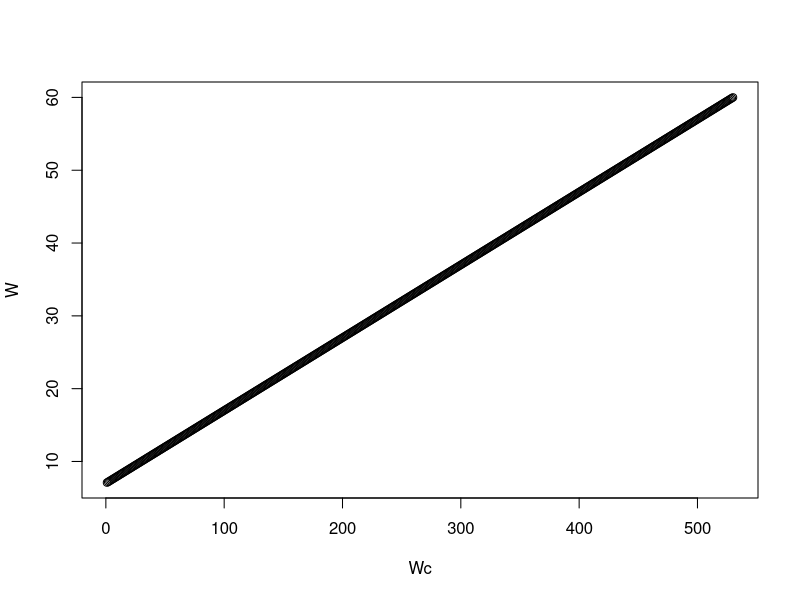
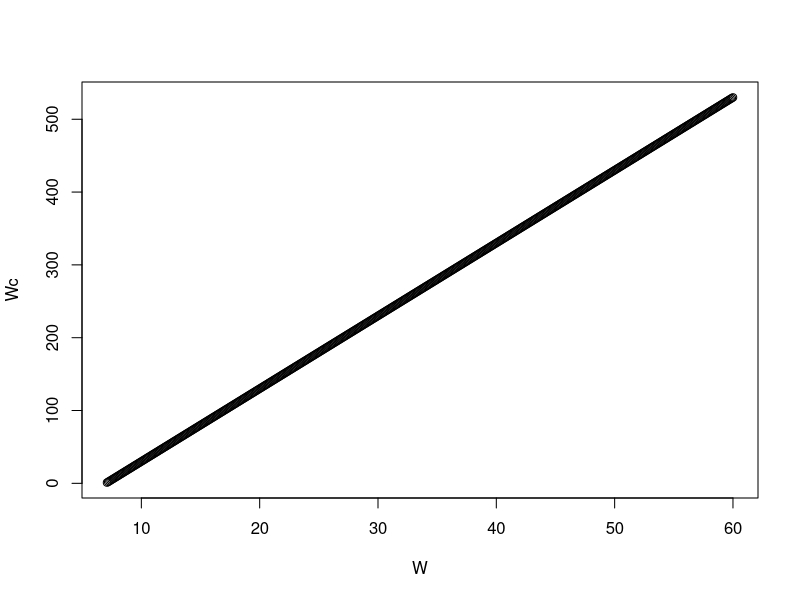

Write the R code that produced these figures, in order. (Note: a time limit stopped this script after it produced the figures.)

#### To run on the OSU servers ####

# Null habitat hypotheses: (1) predator abundance, (2) escape ability, 
    # (3) foraging gain, (4) energy refugia.

# Habitat hypotheses: repeat

# Includes:
  # Baseline parameters - habitat-dependent
  # All functions
  # iterate summary - yn, ya, Bn, Ba, kn, ka, dn0, d

  # Baseline parameters - null habitat
  # iterate summary - yn, ya, Bn, Ba, kn, ka, dn0, d

  # Bind all data frames together: save file


# Load libraries ----
library(abind); library(ggplot2); library(plyr); library(reshape2)

#remove scientific notation
options(scipen=999)

# Parameters: Null Habitat Differences ----

# seeds for h.vec
seeds <- 1 # can change
N <- 0.5  

# W: salmon weight (g)
Wmin <- 7
Wmax <- 60   # 
Wstep <- 0.1 # checked 0.05 steps and no big difference. This is good.
Wstep.n <- ((Wmax-Wmin)/Wstep)

# A: salmon area
Amin <- 1
Amax <- 26

# t: time
tmin <- 1
tmax <- 60
# Behavioral choice
U <- c(0, 1, 2)

# Terminal fitness
Ws    <- 40
r     <- 0.1
Smax  <- 0.3

# Growth
E     <- 0.03
a     <- 0.86
Alpha <- 0.00607
d     <- 1
dn0   <- 0.7
v     <- 0.027

#river growth by speed
z     <- -0.01 # -0.01 when more food when moving slower, 0 to test without this effect.
ka    <- 1.3 # can vary btw 0.9 and 1.3
kn    <- 1.3 # can vary btw 0.9 and 1.3

# ocean growth
f     <- 0.75
g     <- 1.2
c     <- 40
j     <- 0.05

# Risk
Bu    <- c(0.7, 1, 0.7) # B0, B1, B2 (can concatenate because we will loop over behavior choices?)
Ba    <- 1
Bn    <- 1 #can change
Bo    <- 1
Bw    <- 2
M     <- 0.002
m     <- -0.37
ya    <- 1  #can change
yn    <- 1  #can change
yo    <- 1  #can change
P     <- 20
#######################################


# ALL FUNCTIONS ----

## Outline of this R script

# 1. WtoWc and WctoW (convert between salmon weight in grams and computer index)

# 2. TERM.FUN (terminal fitness function: relate salmon area and weight to probability of survival to age 3 adult)

# 3. GROWTH.FUN

# 4. OCEAN.Q

# 5. SURV.FUN

# 6. FITNESS

# 7. OVER.BEH

# 8. OVER.STATES

# 9. TRACK.SUM.FUN

# 10. MAIN_FUN (returns summary data from tracks)

# 11. MAIN_FUN_TRACKS (returns tracks instead of summary data)

#### (1) Make functions to convert between W in grams and W in computer discrete indexing

# Make a data frame to covert between real W (grams) and computer discrete index (Wc)
Wconvdf <- data.frame(W = seq(Wmin+Wstep, Wmax, 0.1), Wc = seq(1,Wstep.n,1))

plot(W ~ Wc, Wconvdf)
summary(lm(W ~ Wc, Wconvdf)) # y-int: 7, slope: 0.1
m.Wc <- 0.1
y.Wc <- 7

plot(Wc ~ W, Wconvdf)
summary(lm(Wc ~ W, Wconvdf)) # y-int: -70, slope: 10
m.W <- 10
y.W <- -70

# Build functions to convert between W and Wc
WtoWc <- function(W){ round(m.W*W + y.W, digits=Wstep) }
WctoW <- function(Wc){ m.Wc*Wc + y.Wc }

# # Test
# WtoWc(10); WtoWc(10.1); WtoWc(10.11) # Good. 30, 31, 31.
# WctoW(30); WctoW(31) # Good.



#### Terminal fitness function - how does salmon weight at tmax and Amax relate to probability of
#    surviving to a returning adult? Larger salmon more likely to survive to a returning adult.
#    Sigmoidal function that asymptotes at Smax.

#ONLY applicable for salmon at A 26 at tmax!!!! Otherwise, fitness is 0!
TERM.FUN <- function(W, Ws, r, Smax){ Smax/(1+exp(-r*(W-Ws))) }

# plot Terminal Fitness function
#curve(TERM.FUN(W, Ws=Ws , r=r, Smax=Smax), xname="W", xlim=c(7,80), ylim=c(0,0.31), ylab="adult marine survival (to age 3)")



# Functions used inside the Fitness function (see Final State Dynamics.R for more details)
GROWTH.FUN <- function(W, E, q, a, Alpha, d, v, U)    { q*E*W^a - d*Alpha*W*exp(v*U) }
OCEAN.Q <-    function(t, f, g, c, j)                 { f + g*exp(-(t-c)^2/2*j^2) }
RIVER.Q <-    function(U, z, kh)                      { z*U + kh }
SURV.FUN <-   function(W, Bu, Bh, Bw, M, m, y, P)     { (1-M*(Bu + Bh + Bw*W^m))^(y*P) }


# Fitness function (described above)
FITNESS <- function(Wc, A, t, U, Wmax, Amax, # state vars, constraints & beh choice (vars we will for loop over)
                    E, q, a, Alpha, d, v, f, g, c, j, Bu, Bw, M, m, y, P, z, # vars in functions
                    ya, yn, yo, dn0, Ba, Bn, Bo, ka, kn, # vars that vary by habitat (h.vec)
                    seeds, F.vec, N) # vectors describing habitats of areas and stored Fitness values
  
{ # start of function
  
  #define h.vec based on variable seeds
  h.vec <- rep(NA, Amax) # create blank vector for habitats for each Area.
  h.vec[Amax] <- "o" # make the last area (Amax) the ocean: "o"
  set.seed(seeds)  # set.seed to keep altered and natural habitat distribution constant for now.
  h.vec[1:Amax-1] <- sample(0:1, Amax-1, replace=T, prob=c(1-N,N))  # randomly sample
  # Amax-1 number of values 0 or 1 with a 50% probability between the two values.
  h.vec[h.vec == "1"] <- "a"  # change 1 from sample function to "a"
  h.vec[h.vec == "0"] <- "n"  # change 0 from sample function to "n"
  
  #define or change input parameters that depend on U, habitat, or Area.
  U  <- ifelse(U == 1, 20, ifelse(U == 2, 40, 0))
  d  <- ifelse(U == 0 & h.vec[A] == "n", dn0, d)
  q  <- ifelse(h.vec[A] == "o", OCEAN.Q(t=t, f=f, g=g, c=c, j=j),
               ifelse(h.vec[A] == "n", RIVER.Q(U=U, z=z, kh=kn), RIVER.Q(U=U, z=z, kh=ka)))
  Bh <- ifelse(h.vec[A] == "n", Bn, ifelse(h.vec[A] == "a", Ba, Bo))
  y  <- ifelse(h.vec[A] == "n", yn, ifelse(h.vec[A] == "a", ya, yo))
  W  <- WctoW(Wc) # convert Wc (discrete 1 to 730 to W in grams)
  
  Wnew <- W + GROWTH.FUN(W=W, E=E, a=a, v=v, Alpha= Alpha, U=U, d=d, q=q)
  
  Wnew <- min(Wnew, Wmax) # if Wnew is greater than max value, keep at max value (this will be unlikely to happen since our Wmax is BIG.)
  Wcnew <- WtoWc(Wnew)
  
  Anew <- A + ifelse(U == 20, 1, ifelse(U == 40, 2, 0))           # salmon's new location is its current A plus movement choice U.
  Anew <- min(Anew, Amax) # if salmon are in the ocean (Amax) keep them in the ocean.
  
  Fit <- matrix(NA, 1, 3)
  Fit[,1] <- ifelse(Wnew > Wmin, SURV.FUN(W=W, Bu=Bu, Bw=Bw, M=M, m=m,
                                          P=P, Bh=Bh, y=y)*F.vec[Wcnew, 2, Anew], 0)
  Fit[,2] <- SURV.FUN(W=W, Bu=Bu, Bw=Bw, M=M, m=m,
                      P=P, Bh=Bh, y=y)
  Fit[,3] <- GROWTH.FUN(W=W, E=E, a=a, v=v, Alpha= Alpha, U=U, d=d, q=q)
  
  return(Fit)
  
} # end function.

#Test Fitness function 
#FITNESS(Wc=1, A=Amax, t=tmax, U=2, Wmax, Amax,
#         E, q, a, Alpha, d, v, f, g, c, j, Bu=Bu[2], Bw, M, m, y, P, z,
#         ya, yn, yo, dn0, Ba, Bn, Bo, ka, kn, 
#         seeds=1, F.vec, N) # # (Expected Fitness) and # (daily survival) and # growth rate (for that time step)!!!!!



#### OVER.BEH function to apply over BEHAVIORAL CHOICES (move 0, 1, 2).
# Function used to apply FITNESS using for loop over all behavioral choices.
# Returns the maximum fitness (F.best), best choice (Beh.best), and daily survival (Surv.day).
# F.best saved in appro first col of F.vec.
# Returns Temp.out: copy of updated F.vec with extra rows at bottom with F.best and Beh.best.

OVER.BEH <- function(Wc, A, t, U, Wmax, Amax, # state vars, constraints & beh choice (vars we will for loop over)
                     E, q, a, Alpha, d, v, f, g, c, j, Bu, Bw, M, m, y, P, z, # vars in functions
                     ya, yn, yo, dn0, Ba, Bn, Bo, ka, kn, # vars that vary by habitat (h.vec)
                     seeds, F.vec, N)
  
{ # start function
  F.beh.surv <- matrix(NA, 3, 3)  #matrix to save fitness (Fit) from each (3) behavioral choice.
  
  # run a for loop over all behavioral choices to get FITNESS (Fit) from each one.
  for(i in 1:length(U)){ F.beh.surv[i,] <- FITNESS(Wc, A, t, U[i], Wmax, Amax,
                                                   E, q, a, Alpha, d, v, f, g, c, j, Bu[i], Bw, M, m, y, P, z,
                                                   ya, yn, yo, dn0, Ba, Bn, Bo, ka, kn,
                                                   seeds, F.vec, N) }
  
  F.best <- max(F.beh.surv[,1])  # Get maximum expected fitness from all three behavioral choices.
  S.day <- ifelse(F.best > 0, F.beh.surv[F.beh.surv[,1] == F.best, 2], NA) # Get the daily survival from the max expected fitness.
  G.day <- ifelse(F.best > 0, F.beh.surv[F.beh.surv[,1] == F.best, 3], NA) # Get the daily growth from the max expected fitness.
  
  Temp <- data.frame(Fit = F.beh.surv[,1], beh = seq(0,2,1), Surv = F.beh.surv[,2], Growth = F.beh.surv[,3])  # make temp dataframe with each fitness (Fit) for each behavior (0,1,2), and daily survival (Surv).
  Beh.best <- ifelse(F.best > 0, Temp[Temp$Fit == max(Temp$Fit),2], NA)  #get single value of best behavior choice (0,1,2). If F.best is 0 for all behavioral types, than no beh is best, return NA.
  
  F.vec[Wc,1,A] <- F.best  # save best fitness in the appropriate F.vec column 1 for that specific state W and A.
  
  Temp.out <- array(NA, dim=c(Wstep.n+2, 2, Amax)) #(rows: salmon weight, cols: F(x,t), F(x, t+1), matrices: area). Same size as F.vec, but add 2 rows to save F.best, Best.beh, and Surv.day.
  Temp.out[Wstep.n+1,,] <- c(F.best, Beh.best)
  Temp.out[Wstep.n+2,,] <- c(S.day, G.day)
  Temp.out[1:Wstep.n,,] <- F.vec  # Temp.out needs ALL the info that will be used in the next function/loop. 
  # F.vec AND F.best, S.day, and Beh.best. Will split up later to use in different ways in the next function OVER.STATES.
  return(Temp.out)
  
} # end function.

# # Check if loop inside OVER.BEH works
# F.beh.surv <- matrix(NA, 3, 3)
# for(i in 1:length(U)){ F.beh.surv[i,] <- FITNESS(Wc=1, A=Amax, t=tmax, U[i], Wmax, Amax,
#                                                  E, q, a, Alpha, d, v, f, g, c, j, Bu[i], Bw, M, m, y, P, z,
#                                                  ya, yn, yo, dn0, Ba, Bn, Bo, kn, ka,
#                                                  seeds=1, F.vec, N) }
# F.beh.surv # Works!!!
# 
#rm(F.beh.surv) #remove after done checking.
# 
# 
# # Check if OVER.BEH works for a specific W and A state for tmax-1.
#Test.beh <- OVER.BEH(Wc=1, A=Amax, t=tmax, U, Wmax, Amax,
#                     E, q, a, Alpha, d, v, f, g, c, j, Bu, Bw, M, m, y, P, z,
#                     ya, yn, yo, dn0, Ba, Bn, Bo, kn, ka,
#                     seeds=1, F.vec, N)
# head(Test.beh[,,Amax])
# tail(Test.beh[,,Amax])
# Works!!! Look for a value in column one at W<-# and
# in rows 731 and 731 where we stored Fit, Beh.best, S.day, and G.day.
# rm(Test.beh)


#### OVER.STATES function to apply over BEHAVIORAL CHOICES (move 0, 1, 2) AND AREA (1 to 26).
# Function used to iterate OVER.BEH over both states W and A using nested for loops.
# Run OVER.BEH and get Temp.out. Split Temp.out to F.vec and best.F.beh (only F.best and Beh.best).
# Put Beh.best in appro Store spot. Combine F.vec and Store in an array,
# Temp.out2 with 4 cols (F(x,t), F(x,t+1), F.best, Beh.best, S.day).

OVER.STATES <- function(Wc, A, t, U, Wmax, Amax, # state vars, constraints & beh choice (vars we will for loop over)
                        E, q, a, Alpha, d, v, f, g, c, j, Bu, Bw, M, m, y, P, z, # vars in functions
                        ya, yn, yo, dn0, Ba, Bn, Bo, ka, kn, # vars that vary by habitat (h.vec)
                        seeds, F.vec, N)
{ # start function
  
  Store <- array(NA, dim=c(Wstep.n, 4, Amax)) # Array to store all F.best (col 1), Beh.best (col 2), and S.day (col 3), G.day (col 4)
  # from OVER.BEH for each state W (rows) and A (matrices).
  
  for(Wc in 1:Wstep.n){
    for(A in 1:Amax){
      Temp.out <- OVER.BEH(Wc, A, t, U, Wmax, Amax,
                           E, q, a, Alpha, d, v, f, g, c, j, Bu, Bw, M, m, y, P, z,
                           ya, yn, yo, dn0, Ba, Bn, Bo, ka, kn,
                           seeds, F.vec, N) # this returns Temp.out from OVER.BEH, which looks like...
      # an array: (rows: salmon weight (length: Wstep.n+2),
      # 2 cols: F(x,t), F(x, t+1), matrices: area (length: Amax)).
      # Same size as F.vec, but add 2 rows to Wstep.n to save
      # F.best [in Wstep.n+1 row, 1st col], Best.beh [in Wstep.n+1 row, 2nd col],
      # Surv.day [Wstep.n=2 row, 1st col], and G.day [Wstep.n=2 row, 2nd col].
      
      F.vec <- Temp.out[1:Wstep.n,,] # get F.vec by itself out of Temp.out (without last two rows).
      best.F.beh.S <- c(Temp.out[Wstep.n+1,1,1], Temp.out[Wstep.n+1,2,1], Temp.out[Wstep.n+2,1,1], Temp.out[Wstep.n+2,2,1]) # get F.best, Beh.best, S.day, G.day.
      
      Store[Wc,,A] <- best.F.beh.S # put F.best, Beh.best, S.day, G.day in Store for appro loop state combo.
      
    }} #end nested for loops.
  
  # Combine Store values with F.vec in Temp.out2 as the vessel leaving this function to bring important info to next for loop!
  Temp.out2 <- abind(F.vec, Store, along = 2) # add Store columns to F.vec. This should be an array (rows: Wstep.n, matrices: Amax)
  # with 5 columns: F(X,t), F(X,t+1), F.best, Beh.best. S.day.
  # along = 2 tells to bind the columns (dimension 2) together!
  return(Temp.out2)
  
} # end function.


# # check to see if OVER.STATES works and returns Temp.out2
# Test.States <- OVER.STATES(Wc, A, t=tmax-1, U, Wmax, Amax,
#                            E, q, a, Alpha, d, v, f, g, c, j, Bu, Bw, M, m, y, P, z,
#                            ya, yn, yo, dn0, Ba, Bn, Bo, ka, kn, 
#                            seeds=1, F.vec, N)

# View(Test.States[,,Amax-1]) # works!!
# # View(Test.States[,,Amax]) Col 2 (F(W,t+1)) has values from terminal fitness, optimal choice has to be move 0
# # View(Test.States[,,Amax-1]) Col 2 (F(W,t+1)) has 0s from terminal fitness, optimal choice can be move 1 or 2
# # View(Test.States[,,Amax-2]) Col 2 (F(W,t+1)) has 0s from terminal fitness, optimal choice has to be move 2
# # View(Test.States[,,Amax-3]) Col 2 (F(W,t+1)) has 0s from terminal fitness, F.best all 0s because can't make it
# # to A26 in by tmax. Therefore, Beh.best and S.day all NAs.
# rm(Test.States)


# Get summary info from salmon tracks function - TRYING TO ADD MOVEMENT CHOICE PROPORTIONS, GETTING ERRORS.
TRACK.SUM.FUN <- function(A, h, Beh, Time, Fit, S.day, S.cum, W){ # start function.
  df <- data.frame (A, h, Beh, Time, Fit, S.day, S.cum, W)
  df$Beh <- as.factor(df$Beh)
  df$h <- as.factor(df$h)
  
  S.cum.riv <- min(df[df$h == "n" | df$h == "a", 7], na.rm=T)
  G.riv <- max(df[df$h == "n" | df$h == "a", 8], na.rm=T) - min(df[df$h == "n" | df$h == "a", 8], na.rm=T) # in river
  G.ocean <- max(df[df$h == "o", 8], na.rm=T) - min(df[df$h == "o", 8], na.rm=T) # in ocean
  Fit <- max(df$Fit, na.rm=T)
  
  df2 <- subset(df, df$h != "o")          # ignore data once in the ocean
  dur <- length(df2$Beh)  
  
  ag.h <- aggregate(A ~ Beh + h, df2, length)   # aggregate number of different choices (Beh: 0, 1, 2) BY habitat
  dur.h <- aggregate(A ~ h, df2, length)
  colnames(dur.h)[2] <- "dur.h"
  ag.h <- join(ag.h, dur.h)
  ag.h$p <- ag.h$A / ag.h$dur.h # calculate proportion of moves by habitat out of the total moves PER HABITAT.
  ag.h$p.tot <- ag.h$A / dur       # calculate proportion of moves by habitat out of the total moves OVERALL.
  
  p0.n <- ifelse(length(ag.h[ag.h$Beh == 0 & ag.h$h == "n",5]) > 0, ag.h[ag.h$Beh == 0 & ag.h$h == "n",5], 0)
  p1.n <- ifelse(length(ag.h[ag.h$Beh == 1 & ag.h$h == "n",5]) > 0, ag.h[ag.h$Beh == 1 & ag.h$h == "n",5], 0)
  p2.n <- ifelse(length(ag.h[ag.h$Beh == 2 & ag.h$h == "n",5]) > 0, ag.h[ag.h$Beh == 2 & ag.h$h == "n",5], 0)
  p0.a <- ifelse(length(ag.h[ag.h$Beh == 0 & ag.h$h == "a",5]) > 0, ag.h[ag.h$Beh == 0 & ag.h$h == "a",5], 0)
  p1.a <- ifelse(length(ag.h[ag.h$Beh == 1 & ag.h$h == "a",5]) > 0, ag.h[ag.h$Beh == 1 & ag.h$h == "a",5], 0)
  p2.a <- ifelse(length(ag.h[ag.h$Beh == 2 & ag.h$h == "a",5]) > 0, ag.h[ag.h$Beh == 2 & ag.h$h == "a",5], 0)
  
  p0.n.tot <- ifelse(length(ag.h[ag.h$Beh == 0 & ag.h$h == "n",6]) > 0, ag.h[ag.h$Beh == 0 & ag.h$h == "n",6], 0)
  p1.n.tot <- ifelse(length(ag.h[ag.h$Beh == 1 & ag.h$h == "n",6]) > 0, ag.h[ag.h$Beh == 1 & ag.h$h == "n",6], 0)
  p2.n.tot <- ifelse(length(ag.h[ag.h$Beh == 2 & ag.h$h == "n",6]) > 0, ag.h[ag.h$Beh == 2 & ag.h$h == "n",6], 0)
  p0.a.tot <- ifelse(length(ag.h[ag.h$Beh == 0 & ag.h$h == "a",6]) > 0, ag.h[ag.h$Beh == 0 & ag.h$h == "a",6], 0)
  p1.a.tot <- ifelse(length(ag.h[ag.h$Beh == 1 & ag.h$h == "a",6]) > 0, ag.h[ag.h$Beh == 1 & ag.h$h == "a",6], 0)
  p2.a.tot <- ifelse(length(ag.h[ag.h$Beh == 2 & ag.h$h == "a",6]) > 0, ag.h[ag.h$Beh == 2 & ag.h$h == "a",6], 0)
  
  out.final <- cbind(S.cum.riv, G.riv, G.ocean, dur, p0.n, p1.n, p2.n, p0.a, p1.a, p2.a, p0.n.tot, p1.n.tot, p2.n.tot, p0.a.tot, p1.a.tot, p2.a.tot, Fit)
  
  out.final # return out.final: vector of summary variables.
  
} #end function.


MAIN_FUN <- function(Wc, A, t, U, Wmax, Wmin, Amax, # state vars, constraints & beh choice (vars we will for loop over)
                     E, q, a, Alpha, d, v, f, g, c, j, Bu, Bw, M, m, y, P, z, # vars in functions
                     ya, yn, yo, dn0, Ba, Bn, Bo, ka, kn, # vars that vary by habitat (h.vec)
                     Ws, r, Smax, W, # vars for Terminal fitness function
                     Wstep.n, Wstep, tmax, seeds, F.vec, N)
{ # start function
  
  #make objects to store loop outputs.
  F.all <- array(NA, dim=c(tmax, Wstep.n, Amax))  #(rows: time, cols: weight, matrices: area)
  Best.beh <- array(NA, dim=c(tmax, Wstep.n, Amax))  #(rows: time, cols: weight, matrices: area)
  Surv.day <- array(NA, dim=c(tmax, Wstep.n, Amax))  #(rows: time, cols: weight, matrices: area)
  G.day <- array(NA, dim=c(tmax, Wstep.n, Amax))  #(rows: time, cols: weight, matrices: area)
  
  # Set up F.vec - does this need to be outside the loops/functions to store properly?
  F.vec <- array(NA, dim=c(Wstep.n, 2, Amax))  #(rows: weight, cols: F(x,t), F(x, t+1), matrices: area)
  F.vec[1:Wstep.n, 2, Amax] <- TERM.FUN(W = seq(Wmin+Wstep, Wmax , Wstep), Ws=Ws, r=r, Smax=Smax)
  F.vec[,2,1:Amax-1] <- 0    #if salmon end in any area besides the last (Amax), then their fitness is 0!
  
  t <- tmax # Start iterations over time, time starts with tmax.
  
  # Use while loop starting at Time = tmax, decrement with each loop, until time is 1 and then exit the loop.
  while(t > 1)
  { # start while loop
    
    t <- t - 1 # This takes the Time from the prior loop and decrements it by one for the next loop.
    
    Temp.out2 <- OVER.STATES(Wc, A, t, U, Wmax, Amax,
                             E, q, a, Alpha, d, v, f, g, c, j, Bu, Bw, M, m, y, P, z,
                             ya, yn, yo, dn0, Ba, Bn, Bo, ka, kn,
                             seeds, F.vec, N)  # Get all F.best, Beh.best, and S.day for all W and A for the current Time.
    # Temp.out2 also has the updated F.vec!
    
    TempF.vec <- Temp.out2[,1:2,] # Get F.vec out of Temp.out2 (first two columns).
    
    for (J in 1:Wstep.n){    # for each state W and A, update F.vec with the new F.vec (TempF.vec) from the OVER.STATES function (column 1),
      for(K in 1:Amax){   # and put those values back into F.vec in the second column to be ready for the next time iteration.
        F.vec[J,2,K] <- TempF.vec[J,1,K] }} # end of while loop.
    
    Best.beh[t,,] <- Temp.out2[,4,]  # save best behavior in Best.beh (decision matrix!)
    F.all[t,,] <- Temp.out2[,3,]     # save best fitness in F.all
    Surv.day[t,,] <- Temp.out2[,5,]  # save daily Survival in Surv.day
    G.day[t,,] <- Temp.out2[,6,]     # save daily growth in G.day
    
    
  } # end while loop.
  
  #### FORWARD SIMULATIONS ####
  # create subset of salmon starting computer weights (Wc) to simulate tracks for
  Wstart <- seq(7.1, 20, length.out=10) # pick starting weights (g) to simulate
  Wstart <- WtoWc(Wstart) # convert from W in grams to Wc
  
  # create output objects to store outcomes from for loop
  output.A <- matrix(NA, tmax, length(Wstart))  # roWstart: time, columns: weight (W). Output to track best behaviors over time for each state.
  output.A[1,] <- 1 # salmon start in area 1
  
  output.S <- matrix(NA, tmax, length(Wstart)) # output to store daily Surv
  output.Scum <- matrix(NA, tmax, length(Wstart)) # output to store cumulative survival over time.
  
  output.Fit <- matrix(NA, tmax, length(Wstart)) # output to store expected Fitness
  output.beh <- matrix(NA, tmax, length(Wstart)) # output to store best behavior
  
  output.Wc <- matrix(NA, tmax, length(Wstart)) # output to store changing W over time.
  output.Wc[1,] <- Wstart
  
  # for loop tracking new areas for individuals starting at A = 1, and my chosen salmon weights (W in sim.sam).
  
  for(X in 1:length(Wstart)){            # iterate over chosen starting salmon weights
    for(t in 1:(tmax-1)){                    # iterate over time
      
      Wc <-output.Wc[t,X]                    # current Wc (computer weight) is from the appro spot in output.Wc
      A <- output.A[t,X]                     # current area is the value in the current row of time (t)
      
      W <- WctoW(Wc)                         # convert to W (salmon weight in g)
      W.new <- W + G.day[t,Wc,A]              # new salmon weight is current W (g) plus growth increment from certain choice stored in G.day
      W.new <- ifelse(W.new > Wmax, Wmax, W.new)  #W.new must be less than Wmax to look up a value in G.day - but really if this is happening, should increase Wmax.
      Wc.new <- WtoWc(W.new)                 # convert new W to new Wc
      output.Wc[t+1,X] <- Wc.new             # store new Wc in output.Wc
      
      Anew <- A + Best.beh[t,Wc,A]            # area in next time step is the current location plus how much they move (Best.beh)
      Anew <- min(Anew, Amax)                # area cannot be greater than Amax 
      output.A[t+1,X] <- Anew                # store new area in the next row (t+1)
      
      output.S[t,X] <- Surv.day[t,Wc,A]       #  get appro daily survival from Surv.day and save it in output.S
      output.Fit[t,X] <- F.all[t,Wc,A]        #  get appro expected fitness from F.all and save it in output.Fit
      output.beh[t,X] <- Best.beh[t,Wc,A]     #  get appro best beh from Best.beh and save it in output.beh
      
    }} # end for loops.
  
  output.W <- WctoW(output.Wc) # convert output.W from Wc to W (grams)
  
  # for loop for cumulative survival
  for(X in 1:length(Wstart)){
    for(t in 1:(tmax)){
      output.Scum[t,X] <- prod(output.S[1:t,X])
    }} # end of loop.
  
  
  
  ## Make Data Tracks.
  
  # Re-make h.vec
  h.vec <- rep(NA, Amax) # create blank vector for habitats for each Area.
  h.vec[Amax] <- "o" # make the last area (Amax) the ocean: "o"
  set.seed(seeds)  # set.seed to keep altered and natural habitat distribution constant for now.
  h.vec[1:Amax-1] <- sample(0:1, Amax-1, replace=T, prob=c(0.5,0.5))  # randomly sample
  # Amax-1 number of values 0 or 1 with a 50% probability between the two values.
  h.vec[h.vec == "1"] <- "a"  # change 1 from sample function to "a"
  h.vec[h.vec == "0"] <- "n"  # change 0 from sample function to "n"
  
  data.tracks <- melt(output.A) # melt output.A
  colnames(data.tracks)<- c("Time", "Wstart", "A")
  data.tracks <- join(data.tracks, data.frame(h = h.vec, A = seq(1,Amax,1)))
  
  data.tracks.S <- melt(output.S) # melt output.S
  colnames(data.tracks.S)<- c("Time", "Wstart", "S.day")
  data.tracks <- join(data.tracks, data.tracks.S)
  
  data.tracks.Fit <- melt(output.Fit)  # melt output.Fit
  colnames(data.tracks.Fit)<- c("Time", "Wstart", "Fit")
  data.tracks <- join(data.tracks, data.tracks.Fit)
  
  data.tracks.beh <- melt(output.beh) # melt output.beh
  colnames(data.tracks.beh)<- c("Time", "Wstart", "Beh")
  data.tracks <- join(data.tracks, data.tracks.beh)
  
  data.tracks.Scum <- melt(output.Scum)  # melt output.beh
  colnames(data.tracks.Scum)<- c("Time", "Wstart", "S.cum")
  data.tracks <- join(data.tracks, data.tracks.Scum)
  
  data.tracks.W<- melt(output.W)  # melt output.W
  colnames(data.tracks.W)<- c("Time", "Wstart", "W")
  data.tracks <- join(data.tracks, data.tracks.W)
  
  data.tracks$Wstart <- as.factor(data.tracks$Wstart) # convert Wstart to salmon weigh units and as a factor.
  levels(data.tracks$Wstart) <- c(WctoW(Wstart))
  
  
  #Apply TRACK.SUM.FUN on data.tracks
  data.tracks.L <- droplevels(data.tracks)
  data.tracks.L <- split(data.tracks.L, data.tracks.L$Wstart)
  
  out.L<-lapply(data.tracks.L, function(x) TRACK.SUM.FUN(x$A, x$h, x$Beh, x$Time, x$Fit, x$S.day, x$S.cum, x$W))
  
  out.df<-ldply(out.L, as.vector)
  colnames(out.df)[1]<-"Wstart"
  
  # Melt dataframe to get into long format: proportion of moves by habitat PER HABITAT
  df.l.beh <- out.df[,c(1, 6, 7, 8)]
  df.l.beh <- melt(df.l.beh, variable.name = "Beh", value.name = "p", id.vars = c("Wstart"))
  levels(df.l.beh$Beh) <- c("0", "1", "2")
  df.l.beh$h <- rep("n", length(df.l.beh$Wstart))
  
  # by habitat and movement choice: altered
  df.l.beh1 <- out.df[,c(1, 9, 10, 11)]
  df.l.beh1 <- melt(df.l.beh1, variable.name = "Beh", value.name = "p", id.vars = c("Wstart"))
  levels(df.l.beh1$Beh) <- c("0", "1", "2")
  df.l.beh1$h <- rep("a", length(df.l.beh1$Wstart))
  
  DF.LONG.h <- rbind(df.l.beh, df.l.beh1)
  
  # Melt dataframe to get into long format: proportion of moves by habitat TOTAL
  df.l.beh <- out.df[,c(1, 12, 13, 14)]
  df.l.beh <- melt(df.l.beh, variable.name = "Beh", value.name = "p.tot", id.vars = c("Wstart"))
  levels(df.l.beh$Beh) <- c("0", "1", "2")
  df.l.beh$h <- rep("n", length(df.l.beh$Wstart))
  
  # by habitat and movement choice: altered
  df.l.beh1 <- out.df[,c(1, 15, 16, 17)]
  df.l.beh1 <- melt(df.l.beh1, variable.name = "Beh", value.name = "p.tot", id.vars = c("Wstart"))
  levels(df.l.beh1$Beh) <- c("0", "1", "2")
  df.l.beh1$h <- rep("a", length(df.l.beh1$Wstart))
  
  DF.LONG.tot <- rbind(df.l.beh, df.l.beh1)
  
  DF.LONG <- join(DF.LONG.h, DF.LONG.tot)
  DF.LONG <- join(DF.LONG, out.df[c(1:5,18)])
  
  return(DF.LONG) # return DF.LONG dataframe by Wstart.
  
} # end function.


# Test MAIN_FUN

OUT <- MAIN_FUN(Wc, A, t, U, Wmax, Wmin, Amax, # state vars, constraints & beh choice (vars we will for loop over)
                E, q, a, Alpha, d, v, f, g, c, j, Bu, Bw, M, m, y, P, z, # vars in functions
                ya, yn, yo, dn0, Ba, Bn, Bo, ka, kn, # vars that vary by habitat (h.vec)
                Ws, r, Smax, W, # vars for Terminal fitness function
                Wstep.n, Wstep, tmax, seeds, F.vec, N)

#colnames(OUT) <- c("Wstart", "Beh", "p", "h", "p.tot", "S.cum.riv", "G.riv", "G.ocean", "dur", "Fit")

#OUT


MAIN_FUN_TRACKS <- function(Wc, A, t, U, Wmax, Wmin, Amax, # state vars, constraints & beh choice (vars we will for loop over)
                            E, q, a, Alpha, d, v, f, g, c, j, Bu, Bw, M, m, y, P, z, # vars in functions
                            ya, yn, yo, dn0, Ba, Bn, Bo, ka, kn, # vars that vary by habitat (h.vec)
                            Ws, r, Smax, W, # vars for Terminal fitness function
                            Wstep.n, Wstep, tmax, seeds, F.vec, N)
{ # start function
  
  #make objects to store loop outputs.
  F.all <- array(NA, dim=c(tmax, Wstep.n, Amax))  #(rows: time, cols: weight, matrices: area)
  Best.beh <- array(NA, dim=c(tmax, Wstep.n, Amax))  #(rows: time, cols: weight, matrices: area)
  Surv.day <- array(NA, dim=c(tmax, Wstep.n, Amax))  #(rows: time, cols: weight, matrices: area)
  G.day <- array(NA, dim=c(tmax, Wstep.n, Amax))  #(rows: time, cols: weight, matrices: area)
  
  # Set up F.vec - does this need to be outside the loops/functions to store properly?
  F.vec <- array(NA, dim=c(Wstep.n, 2, Amax))  #(rows: weight, cols: F(x,t), F(x, t+1), matrices: area)
  F.vec[1:Wstep.n, 2, Amax] <- TERM.FUN(W = seq(Wmin+Wstep, Wmax , Wstep), Ws=Ws, r=r, Smax=Smax)
  F.vec[,2,1:Amax-1] <- 0    #if salmon end in any area besides the last (Amax), then their fitness is 0!
  
  t <- tmax # Start iterations over time, time starts with tmax.
  
  # Use while loop starting at Time = tmax, decrement with each loop, until time is 1 and then exit the loop.
  while(t > 1)
  { # start while loop
    
    t <- t - 1 # This takes the Time from the prior loop and decrements it by one for the next loop.
    
    Temp.out2 <- OVER.STATES(Wc, A, t, U, Wmax, Amax,
                             E, q, a, Alpha, d, v, f, g, c, j, Bu, Bw, M, m, y, P, z,
                             ya, yn, yo, dn0, Ba, Bn, Bo, ka, kn,
                             seeds, F.vec, N)  # Get all F.best, Beh.best, and S.day for all W and A for the current Time.
    # Temp.out2 also has the updated F.vec!
    
    TempF.vec <- Temp.out2[,1:2,] # Get F.vec out of Temp.out2 (first two columns).
    
    for (J in 1:Wstep.n){    # for each state W and A, update F.vec with the new F.vec (TempF.vec) from the OVER.STATES function (column 1),
      for(K in 1:Amax){   # and put those values back into F.vec in the second column to be ready for the next time iteration.
        F.vec[J,2,K] <- TempF.vec[J,1,K] }} # end of while loop.
    
    Best.beh[t,,] <- Temp.out2[,4,]  # save best behavior in Best.beh (decision matrix!)
    F.all[t,,] <- Temp.out2[,3,]     # save best fitness in F.all
    Surv.day[t,,] <- Temp.out2[,5,]  # save daily Survival in Surv.day
    G.day[t,,] <- Temp.out2[,6,]     # save daily growth in G.day
    
    
  } # end while loop.
  
  #### FORWARD SIMULATIONS ####
  # create subset of salmon starting computer weights (Wc) to simulate tracks for
  Wstart <- seq(7.1, 20, length.out=10) # pick starting weights (g) to simulate
  Wstart <- WtoWc(Wstart) # convert from W in grams to Wc
  
  # create output objects to store outcomes from for loop
  output.A <- matrix(NA, tmax, length(Wstart))  # roWstart: time, columns: weight (W). Output to track best behaviors over time for each state.
  output.A[1,] <- 1 # salmon start in area 1
  
  output.S <- matrix(NA, tmax, length(Wstart)) # output to store daily Surv
  output.Scum <- matrix(NA, tmax, length(Wstart)) # output to store cumulative survival over time.
  
  output.Fit <- matrix(NA, tmax, length(Wstart)) # output to store expected Fitness
  output.beh <- matrix(NA, tmax, length(Wstart)) # output to store best behavior
  
  output.Wc <- matrix(NA, tmax, length(Wstart)) # output to store changing W over time.
  output.Wc[1,] <- Wstart
  
  # for loop tracking new areas for individuals starting at A = 1, and my chosen salmon weights (W in sim.sam).
  
  for(X in 1:length(Wstart)){            # iterate over chosen starting salmon weights
    for(t in 1:(tmax-1)){                    # iterate over time
      
      Wc <-output.Wc[t,X]                    # current Wc (computer weight) is from the appro spot in output.Wc
      A <- output.A[t,X]                     # current area is the value in the current row of time (t)
      
      W <- WctoW(Wc)                         # convert to W (salmon weight in g)
      W.new <- W + G.day[t,Wc,A]              # new salmon weight is current W (g) plus growth increment from certain choice stored in G.day
      W.new <- ifelse(W.new > Wmax, Wmax, W.new)  #W.new must be less than Wmax to look up a value in G.day - but really if this is happening, should increase Wmax.
      Wc.new <- WtoWc(W.new)                 # convert new W to new Wc
      output.Wc[t+1,X] <- Wc.new             # store new Wc in output.Wc
      
      Anew <- A + Best.beh[t,Wc,A]            # area in next time step is the current location plus how much they move (Best.beh)
      Anew <- min(Anew, Amax)                # area cannot be greater than Amax 
      output.A[t+1,X] <- Anew                # store new area in the next row (t+1)
      
      output.S[t,X] <- Surv.day[t,Wc,A]       #  get appro daily survival from Surv.day and save it in output.S
      output.Fit[t,X] <- F.all[t,Wc,A]        #  get appro expected fitness from F.all and save it in output.Fit
      output.beh[t,X] <- Best.beh[t,Wc,A]     #  get appro best beh from Best.beh and save it in output.beh
      
    }} # end for loops.
  
  output.W <- WctoW(output.Wc) # convert output.W from Wc to W (grams)
  
  # for loop for cumulative survival
  for(X in 1:length(Wstart)){
    for(t in 1:(tmax)){
      output.Scum[t,X] <- prod(output.S[1:t,X])
    }} # end of loop.
  
  ## Make Data Tracks.
  
  # Re-make h.vec
  h.vec <- rep(NA, Amax) # create blank vector for habitats for each Area.
  h.vec[Amax] <- "o" # make the last area (Amax) the ocean: "o"
  set.seed(seeds)  # set.seed to keep altered and natural habitat distribution constant for now.
  h.vec[1:Amax-1] <- sample(0:1, Amax-1, replace=T, prob=c(0.5,0.5))  # randomly sample
  # Amax-1 number of values 0 or 1 with a 50% probability between the two values.
  h.vec[h.vec == "1"] <- "a"  # change 1 from sample function to "a"
  h.vec[h.vec == "0"] <- "n"  # change 0 from sample function to "n"
  
  data.tracks <- melt(output.A) # melt output.A
  colnames(data.tracks)<- c("Time", "Wstart", "A")
  data.tracks <- join(data.tracks, data.frame(h = h.vec, A = seq(1,Amax,1)))
  
  data.tracks.S <- melt(output.S) # melt output.S
  colnames(data.tracks.S)<- c("Time", "Wstart", "S.day")
  data.tracks <- join(data.tracks, data.tracks.S)
  
  data.tracks.Fit <- melt(output.Fit)  # melt output.Fit
  colnames(data.tracks.Fit)<- c("Time", "Wstart", "Fit")
  data.tracks <- join(data.tracks, data.tracks.Fit)
  
  data.tracks.beh <- melt(output.beh) # melt output.beh
  colnames(data.tracks.beh)<- c("Time", "Wstart", "Beh")
  data.tracks <- join(data.tracks, data.tracks.beh)
  
  data.tracks.Scum <- melt(output.Scum)  # melt output.beh
  colnames(data.tracks.Scum)<- c("Time", "Wstart", "S.cum")
  data.tracks <- join(data.tracks, data.tracks.Scum)
  
  data.tracks.W<- melt(output.W)  # melt output.W
  colnames(data.tracks.W)<- c("Time", "Wstart", "W")
  data.tracks <- join(data.tracks, data.tracks.W)
  
  data.tracks$Wstart <- as.factor(data.tracks$Wstart) # convert Wstart to salmon weigh units and as a factor.
  levels(data.tracks$Wstart) <- c(WctoW(Wstart))
  
  return(data.tracks) # return data.tracks by Wstart.
  
} # end function.
######################################################


## Iterate Main Function over: yn ----

yn <- seq(0.1,1, by=0.2)

OUT.SUM <- list() # make object to save function output


# Start looping MAIN_FUN over different parameter values
for(i in 1:length(yn)) {
  
  OUT <- MAIN_FUN(Wc, A, t, U, Wmax, Wmin, Amax, # state vars, constraints & beh choice (vars we will for loop over)
                  E, q, a, Alpha, d, v, f, g, c, j, Bu, Bw, M, m, y, P, z, # vars in functions
                  ya, yn[i], yo, dn0, Ba, Bn, Bo, ka, kn, # vars that vary by habitat (h.vec)
                  Ws, r, Smax, W, # vars for Terminal fitness function
                  Wstep.n, Wstep, tmax, seeds, F.vec, N)
  
  colnames(OUT) <- c("Wstart", "Beh", "p", "h", "p.tot", "S.cum.riv", "G.riv", "G.ocean", "dur", "Fit")
  
  OUT$param_value <- rep(yn[i], length(OUT$Wstart)) # add column with seeds value for that iteration.
  OUT$param_name <- rep("yn", length(OUT$Wstart))
  OUT$baseline <- rep("null", length(OUT$Wstart))
  
  OUT.SUM[[i]] <- OUT
  
} # end loop.


DF.SUM<-ldply(OUT.SUM, as.vector)



## Iterate Main Function over: ya ----
ya <- seq(0.1,1, by=0.2)

yn <- 1 # put yn back to baseline: null

OUT.SUM2 <- list()

# Start looping MAIN_FUN over different qa values
for(i in 1:length(ya)) {
  
  OUT <- MAIN_FUN(Wc, A, t, U, Wmax, Wmin, Amax, # state vars, constraints & beh choice (vars we will for loop over)
                  E, q, a, Alpha, d, v, f, g, c, j, Bu, Bw, M, m, y, P, z, # vars in functions
                  ya[i], yn, yo, dn0, Ba, Bn, Bo, ka, kn, # vars that vary by habitat (h.vec)
                  Ws, r, Smax, W, # vars for Terminal fitness function
                  Wstep.n, Wstep, tmax, seeds, F.vec, N)
  
  colnames(OUT) <- c("Wstart", "Beh", "p", "h", "p.tot", "S.cum.riv", "G.riv", "G.ocean", "dur", "Fit")
  
  OUT$param_value <- rep(ya[i], length(OUT$Wstart)) # add column with seeds value for that iteration.
  OUT$param_name <- rep("ya", length(OUT$Wstart))
  OUT$baseline <- rep("null", length(OUT$Wstart))
  
  OUT.SUM2[[i]] <- OUT
  
} # end loop.

DF.SUM2<-ldply(OUT.SUM2, as.vector)

# Rbind rows.
DF.ALL <- rbind(DF.SUM, DF.SUM2)


## Iterate Main Function over: Bn ----
ya <- 1 # put last var back to baseline: null 

Bn <- seq(0.1,1, by=0.2)


OUT.SUM2 <- list()

# Start looping MAIN_FUN over different qa values
for(i in 1:length(Bn)) {
  
  OUT <- MAIN_FUN(Wc, A, t, U, Wmax, Wmin, Amax, # state vars, constraints & beh choice (vars we will for loop over)
                  E, q, a, Alpha, d, v, f, g, c, j, Bu, Bw, M, m, y, P, z, # vars in functions
                  ya, yn, yo, dn0, Ba, Bn[i], Bo, ka, kn, # vars that vary by habitat (h.vec)
                  Ws, r, Smax, W, # vars for Terminal fitness function
                  Wstep.n, Wstep, tmax, seeds, F.vec, N)
  
  colnames(OUT) <- c("Wstart", "Beh", "p", "h", "p.tot", "S.cum.riv", "G.riv", "G.ocean", "dur", "Fit")
  
  OUT$param_value <- rep(Bn[i], length(OUT$Wstart)) # add column with seeds value for that iteration.
  OUT$param_name <- rep("Bn", length(OUT$Wstart))
  OUT$baseline <- rep("null", length(OUT$Wstart))
  
  OUT.SUM2[[i]] <- OUT
  
} # end loop.

DF.SUM2<-ldply(OUT.SUM2, as.vector)

# Rbind rows.
DF.ALL <- rbind(DF.ALL, DF.SUM2)


## Iterate Main Function over: Ba ----
Bn <- 1 # put last var back to baseline: null 

Ba <- seq(0.1,1, by=0.2)


OUT.SUM2 <- list()

# Start looping MAIN_FUN over different qa values
for(i in 1:length(Ba)) {
  
  OUT <- MAIN_FUN(Wc, A, t, U, Wmax, Wmin, Amax, # state vars, constraints & beh choice (vars we will for loop over)
                  E, q, a, Alpha, d, v, f, g, c, j, Bu, Bw, M, m, y, P, z, # vars in functions
                  ya, yn, yo, dn0, Ba[i], Bn, Bo, ka, kn, # vars that vary by habitat (h.vec)
                  Ws, r, Smax, W, # vars for Terminal fitness function
                  Wstep.n, Wstep, tmax, seeds, F.vec, N)
  
  colnames(OUT) <- c("Wstart", "Beh", "p", "h", "p.tot", "S.cum.riv", "G.riv", "G.ocean", "dur", "Fit")
  
  OUT$param_value <- rep(Ba[i], length(OUT$Wstart)) # add column with seeds value for that iteration.
  OUT$param_name <- rep("Ba", length(OUT$Wstart))
  OUT$baseline <- rep("null", length(OUT$Wstart))
  
  OUT.SUM2[[i]] <- OUT
  
} # end loop.

DF.SUM2<-ldply(OUT.SUM2, as.vector)

# Rbind rows.
DF.ALL <- rbind(DF.ALL, DF.SUM2)


## Iterate Main Function over: kn ----
Ba <- 1 # put last var back to baseline: null 

kn <- seq(0.9,1.3, by=0.1)


OUT.SUM2 <- list()

# Start looping MAIN_FUN over different qa values
for(i in 1:length(kn)) {
  
  OUT <- MAIN_FUN(Wc, A, t, U, Wmax, Wmin, Amax, # state vars, constraints & beh choice (vars we will for loop over)
                  E, q, a, Alpha, d, v, f, g, c, j, Bu, Bw, M, m, y, P, z, # vars in functions
                  ya, yn, yo, dn0, Ba, Bn, Bo, ka, kn[i], # vars that vary by habitat (h.vec)
                  Ws, r, Smax, W, # vars for Terminal fitness function
                  Wstep.n, Wstep, tmax, seeds, F.vec, N)
  
  colnames(OUT) <- c("Wstart", "Beh", "p", "h", "p.tot", "S.cum.riv", "G.riv", "G.ocean", "dur", "Fit")
  
  OUT$param_value <- rep(kn[i], length(OUT$Wstart)) # add column with seeds value for that iteration.
  OUT$param_name <- rep("kn", length(OUT$Wstart))
  OUT$baseline <- rep("null", length(OUT$Wstart))
  
  OUT.SUM2[[i]] <- OUT
  
} # end loop.

DF.SUM2<-ldply(OUT.SUM2, as.vector)

# Rbind rows.
DF.ALL <- rbind(DF.ALL, DF.SUM2)

## Iterate Main Function over: ka ----
kn <- 1.3 # put last var back to baseline: null 

ka <- seq(0.9,1.3, by=0.1)


OUT.SUM2 <- list()

# Start looping MAIN_FUN over different qa values
for(i in 1:length(ka)) {
  
  OUT <- MAIN_FUN(Wc, A, t, U, Wmax, Wmin, Amax, # state vars, constraints & beh choice (vars we will for loop over)
                  E, q, a, Alpha, d, v, f, g, c, j, Bu, Bw, M, m, y, P, z, # vars in functions
                  ya, yn, yo, dn0, Ba, Bn, Bo, ka[i], kn, # vars that vary by habitat (h.vec)
                  Ws, r, Smax, W, # vars for Terminal fitness function
                  Wstep.n, Wstep, tmax, seeds, F.vec, N)
  
  colnames(OUT) <- c("Wstart", "Beh", "p", "h", "p.tot", "S.cum.riv", "G.riv", "G.ocean", "dur", "Fit")
  
  OUT$param_value <- rep(ka[i], length(OUT$Wstart)) # add column with seeds value for that iteration.
  OUT$param_name <- rep("ka", length(OUT$Wstart))
  OUT$baseline <- rep("null", length(OUT$Wstart))
  
  OUT.SUM2[[i]] <- OUT
  
} # end loop.

DF.SUM2<-ldply(OUT.SUM2, as.vector)

# Rbind rows.
DF.ALL <- rbind(DF.ALL, DF.SUM2)


# Iterate Main Function over: dn0
ka <- 1.3 # put last var back to baseline: null 

dn0 <- seq(0.1,1, by=0.2)


OUT.SUM2 <- list()

# Start looping MAIN_FUN over different qa values
for(i in 1:length(dn0)) {
  
  OUT <- MAIN_FUN(Wc, A, t, U, Wmax, Wmin, Amax, # state vars, constraints & beh choice (vars we will for loop over)
                  E, q, a, Alpha, d, v, f, g, c, j, Bu, Bw, M, m, y, P, z, # vars in functions
                  ya, yn, yo, dn0[i], Ba, Bn, Bo, ka, kn, # vars that vary by habitat (h.vec)
                  Ws, r, Smax, W, # vars for Terminal fitness function
                  Wstep.n, Wstep, tmax, seeds, F.vec, N)
  
  colnames(OUT) <- c("Wstart", "Beh", "p", "h", "p.tot", "S.cum.riv", "G.riv", "G.ocean", "dur", "Fit")
  
  OUT$param_value <- rep(dn0[i], length(OUT$Wstart)) # add column with seeds value for that iteration.
  OUT$param_name <- rep("dn0", length(OUT$Wstart))
  OUT$baseline <- rep("null", length(OUT$Wstart))
  
  OUT.SUM2[[i]] <- OUT
  
} # end loop.

DF.SUM2<-ldply(OUT.SUM2, as.vector)

# Rbind rows.
DF.ALL <- rbind(DF.ALL, DF.SUM2)


# Iterate Main Function over: dn0
dn0 <- 1 # put last var back to baseline: null 

d <- seq(0.1,1, by=0.2)


OUT.SUM2 <- list()

# Start looping MAIN_FUN over different qa values
for(i in 1:length(d)) {
  
  OUT <- MAIN_FUN(Wc, A, t, U, Wmax, Wmin, Amax, # state vars, constraints & beh choice (vars we will for loop over)
                  E, q, a, Alpha, d[i], v, f, g, c, j, Bu, Bw, M, m, y, P, z, # vars in functions
                  ya, yn, yo, dn0, Ba, Bn, Bo, ka, kn, # vars that vary by habitat (h.vec)
                  Ws, r, Smax, W, # vars for Terminal fitness function
                  Wstep.n, Wstep, tmax, seeds, F.vec, N)
  
  colnames(OUT) <- c("Wstart", "Beh", "p", "h", "p.tot", "S.cum.riv", "G.riv", "G.ocean", "dur", "Fit")
  
  OUT$param_value <- rep(d[i], length(OUT$Wstart)) # add column with seeds value for that iteration.
  OUT$param_name <- rep("d", length(OUT$Wstart))
  OUT$baseline <- rep("null", length(OUT$Wstart))
  
  OUT.SUM2[[i]] <- OUT
  
} # end loop.

DF.SUM2<-ldply(OUT.SUM2, as.vector)

# Rbind rows.
DF.ALL <- rbind(DF.ALL, DF.SUM2)

########################################################

# Repeat for habitat-hypotheses

# Hypothesized Habitat Differences ----

# seeds for h.vec
seeds <- 1 # can change
N <- 0.5  

# W: salmon weight (g)
Wmin <- 7
Wmax <- 60   # 
Wstep <- 0.1 # checked 0.05 steps and no big difference. This is good.
Wstep.n <- ((Wmax-Wmin)/Wstep)

# A: salmon area
Amin <- 1
Amax <- 26

# t: time
tmin <- 1
tmax <- 60
# Behavioral choice
U <- c(0, 1, 2)

# Terminal fitness
Ws    <- 40
r     <- 0.1
Smax  <- 0.3

# Growth
E     <- 0.03
a     <- 0.86
Alpha <- 0.00607
d     <- 1
dn0   <- 0.7
v     <- 0.027

#river growth by speed
z     <- -0.01 # -0.01 when more food when moving slower, 0 to test without this effect.
ka    <- 0.9 # can vary btw 0.9 and 1.3
kn    <- 1.2 # can vary btw 0.9 and 1.3

# ocean growth
f     <- 0.75
g     <- 1.2
c     <- 40
j     <- 0.05

# Risk
Bu    <- c(0.7, 1, 0.7) # B0, B1, B2 (can concatenate because we will loop over behavior choices?)
Ba    <- 1
Bn    <- 0.7 #can change
Bo    <- 1
Bw    <- 2
M     <- 0.002
m     <- -0.37
ya    <- 1  #can change
yn    <- 1  #can change
yo    <- 1  #can change
P     <- 20


## Iterate Main Function over: yn ----

yn <- seq(0.1,1, by=0.2)

OUT.SUM <- list() # make object to save function output


# Start looping MAIN_FUN over different parameter values
for(i in 1:length(yn)) {
  
  OUT <- MAIN_FUN(Wc, A, t, U, Wmax, Wmin, Amax, # state vars, constraints & beh choice (vars we will for loop over)
                  E, q, a, Alpha, d, v, f, g, c, j, Bu, Bw, M, m, y, P, z, # vars in functions
                  ya, yn[i], yo, dn0, Ba, Bn, Bo, ka, kn, # vars that vary by habitat (h.vec)
                  Ws, r, Smax, W, # vars for Terminal fitness function
                  Wstep.n, Wstep, tmax, seeds, F.vec, N)
  
  colnames(OUT) <- c("Wstart", "Beh", "p", "h", "p.tot", "S.cum.riv", "G.riv", "G.ocean", "dur", "Fit")
  
  OUT$param_value <- rep(yn[i], length(OUT$Wstart)) # add column with seeds value for that iteration.
  OUT$param_name <- rep("yn", length(OUT$Wstart))
  OUT$baseline <- rep("habitat_hypoth", length(OUT$Wstart))
  
  OUT.SUM[[i]] <- OUT
  
} # end loop.


DF.SUM2<-ldply(OUT.SUM, as.vector)

# Rbind rows.
DF.ALL <- rbind(DF.ALL, DF.SUM2)


## Iterate Main Function over: ya ----
ya <- seq(0.1,1, by=0.2)

yn <- 1 # put yn back to baseline: habitat_hypoth

OUT.SUM2 <- list()

# Start looping MAIN_FUN over different qa values
for(i in 1:length(ya)) {
  
  OUT <- MAIN_FUN(Wc, A, t, U, Wmax, Wmin, Amax, # state vars, constraints & beh choice (vars we will for loop over)
                  E, q, a, Alpha, d, v, f, g, c, j, Bu, Bw, M, m, y, P, z, # vars in functions
                  ya[i], yn, yo, dn0, Ba, Bn, Bo, ka, kn, # vars that vary by habitat (h.vec)
                  Ws, r, Smax, W, # vars for Terminal fitness function
                  Wstep.n, Wstep, tmax, seeds, F.vec, N)
  
  colnames(OUT) <- c("Wstart", "Beh", "p", "h", "p.tot", "S.cum.riv", "G.riv", "G.ocean", "dur", "Fit")
  
  OUT$param_value <- rep(ya[i], length(OUT$Wstart)) # add column with seeds value for that iteration.
  OUT$param_name <- rep("ya", length(OUT$Wstart))
  OUT$baseline <- rep("habitat_hypoth", length(OUT$Wstart))
  
  OUT.SUM2[[i]] <- OUT
  
} # end loop.

DF.SUM2<-ldply(OUT.SUM2, as.vector)

# Rbind rows.
DF.ALL <- rbind(DF.SUM, DF.SUM2)


## Iterate Main Function over: Bn ----
ya <- 1 # put last var back to baseline: habitat_hypoth 

Bn <- seq(0.1,1, by=0.2)


OUT.SUM2 <- list()

# Start looping MAIN_FUN over different qa values
for(i in 1:length(Bn)) {
  
  OUT <- MAIN_FUN(Wc, A, t, U, Wmax, Wmin, Amax, # state vars, constraints & beh choice (vars we will for loop over)
                  E, q, a, Alpha, d, v, f, g, c, j, Bu, Bw, M, m, y, P, z, # vars in functions
                  ya, yn, yo, dn0, Ba, Bn[i], Bo, ka, kn, # vars that vary by habitat (h.vec)
                  Ws, r, Smax, W, # vars for Terminal fitness function
                  Wstep.n, Wstep, tmax, seeds, F.vec, N)
  
  colnames(OUT) <- c("Wstart", "Beh", "p", "h", "p.tot", "S.cum.riv", "G.riv", "G.ocean", "dur", "Fit")
  
  OUT$param_value <- rep(Bn[i], length(OUT$Wstart)) # add column with seeds value for that iteration.
  OUT$param_name <- rep("Bn", length(OUT$Wstart))
  OUT$baseline <- rep("habitat_hypoth", length(OUT$Wstart))
  
  OUT.SUM2[[i]] <- OUT
  
} # end loop.

DF.SUM2<-ldply(OUT.SUM2, as.vector)

# Rbind rows.
DF.ALL <- rbind(DF.ALL, DF.SUM2)


## Iterate Main Function over: Ba ----
Bn <- 0.7 # put last var back to baseline: habitat_hypoth 

Ba <- seq(0.1,1, by=0.2)


OUT.SUM2 <- list()

# Start looping MAIN_FUN over different qa values
for(i in 1:length(Ba)) {
  
  OUT <- MAIN_FUN(Wc, A, t, U, Wmax, Wmin, Amax, # state vars, constraints & beh choice (vars we will for loop over)
                  E, q, a, Alpha, d, v, f, g, c, j, Bu, Bw, M, m, y, P, z, # vars in functions
                  ya, yn, yo, dn0, Ba[i], Bn, Bo, ka, kn, # vars that vary by habitat (h.vec)
                  Ws, r, Smax, W, # vars for Terminal fitness function
                  Wstep.n, Wstep, tmax, seeds, F.vec, N)
  
  colnames(OUT) <- c("Wstart", "Beh", "p", "h", "p.tot", "S.cum.riv", "G.riv", "G.ocean", "dur", "Fit")
  
  OUT$param_value <- rep(Ba[i], length(OUT$Wstart)) # add column with seeds value for that iteration.
  OUT$param_name <- rep("Ba", length(OUT$Wstart))
  OUT$baseline <- rep("habitat_hypoth", length(OUT$Wstart))
  
  OUT.SUM2[[i]] <- OUT
  
} # end loop.

DF.SUM2<-ldply(OUT.SUM2, as.vector)

# Rbind rows.
DF.ALL <- rbind(DF.ALL, DF.SUM2)


## Iterate Main Function over: kn ----
Ba <- 1 # put last var back to baseline: habitat_hypoth 

kn <- seq(0.9,1.3, by=0.1)


OUT.SUM2 <- list()

# Start looping MAIN_FUN over different qa values
for(i in 1:length(kn)) {
  
  OUT <- MAIN_FUN(Wc, A, t, U, Wmax, Wmin, Amax, # state vars, constraints & beh choice (vars we will for loop over)
                  E, q, a, Alpha, d, v, f, g, c, j, Bu, Bw, M, m, y, P, z, # vars in functions
                  ya, yn, yo, dn0, Ba, Bn, Bo, ka, kn[i], # vars that vary by habitat (h.vec)
                  Ws, r, Smax, W, # vars for Terminal fitness function
                  Wstep.n, Wstep, tmax, seeds, F.vec, N)
  
  colnames(OUT) <- c("Wstart", "Beh", "p", "h", "p.tot", "S.cum.riv", "G.riv", "G.ocean", "dur", "Fit")
  
  OUT$param_value <- rep(kn[i], length(OUT$Wstart)) # add column with seeds value for that iteration.
  OUT$param_name <- rep("kn", length(OUT$Wstart))
  OUT$baseline <- rep("habitat_hypoth", length(OUT$Wstart))
  
  OUT.SUM2[[i]] <- OUT
  
} # end loop.

DF.SUM2<-ldply(OUT.SUM2, as.vector)

# Rbind rows.
DF.ALL <- rbind(DF.ALL, DF.SUM2)

## Iterate Main Function over: ka ----
kn <- 1.2 # put last var back to baseline: habitat_hypoth 

ka <- seq(0.9,1.3, by=0.1)


OUT.SUM2 <- list()

# Start looping MAIN_FUN over different qa values
for(i in 1:length(ka)) {
  
  OUT <- MAIN_FUN(Wc, A, t, U, Wmax, Wmin, Amax, # state vars, constraints & beh choice (vars we will for loop over)
                  E, q, a, Alpha, d, v, f, g, c, j, Bu, Bw, M, m, y, P, z, # vars in functions
                  ya, yn, yo, dn0, Ba, Bn, Bo, ka[i], kn, # vars that vary by habitat (h.vec)
                  Ws, r, Smax, W, # vars for Terminal fitness function
                  Wstep.n, Wstep, tmax, seeds, F.vec, N)
  
  colnames(OUT) <- c("Wstart", "Beh", "p", "h", "p.tot", "S.cum.riv", "G.riv", "G.ocean", "dur", "Fit")
  
  OUT$param_value <- rep(ka[i], length(OUT$Wstart)) # add column with seeds value for that iteration.
  OUT$param_name <- rep("ka", length(OUT$Wstart))
  OUT$baseline <- rep("habitat_hypoth", length(OUT$Wstart))
  
  OUT.SUM2[[i]] <- OUT
  
} # end loop.

DF.SUM2<-ldply(OUT.SUM2, as.vector)

# Rbind rows.
DF.ALL <- rbind(DF.ALL, DF.SUM2)


# Iterate Main Function over: dn0
ka <- 0.9 # put last var back to baseline: habitat_hypoth 

dn0 <- seq(0.1,1, by=0.2)


OUT.SUM2 <- list()

# Start looping MAIN_FUN over different qa values
for(i in 1:length(dn0)) {
  
  OUT <- MAIN_FUN(Wc, A, t, U, Wmax, Wmin, Amax, # state vars, constraints & beh choice (vars we will for loop over)
                  E, q, a, Alpha, d, v, f, g, c, j, Bu, Bw, M, m, y, P, z, # vars in functions
                  ya, yn, yo, dn0[i], Ba, Bn, Bo, ka, kn, # vars that vary by habitat (h.vec)
                  Ws, r, Smax, W, # vars for Terminal fitness function
                  Wstep.n, Wstep, tmax, seeds, F.vec, N)
  
  colnames(OUT) <- c("Wstart", "Beh", "p", "h", "p.tot", "S.cum.riv", "G.riv", "G.ocean", "dur", "Fit")
  
  OUT$param_value <- rep(dn0[i], length(OUT$Wstart)) # add column with seeds value for that iteration.
  OUT$param_name <- rep("dn0", length(OUT$Wstart))
  OUT$baseline <- rep("habitat_hypoth", length(OUT$Wstart))
  
  OUT.SUM2[[i]] <- OUT
  
} # end loop.

DF.SUM2<-ldply(OUT.SUM2, as.vector)

# Rbind rows.
DF.ALL <- rbind(DF.ALL, DF.SUM2)


# Iterate Main Function over: dn0
dn0 <- 0.7 # put last var back to baseline: habitat_hypoth 

d <- seq(0.1,1, by=0.2)


OUT.SUM2 <- list()

# Start looping MAIN_FUN over different qa values
for(i in 1:length(d)) {
  
  OUT <- MAIN_FUN(Wc, A, t, U, Wmax, Wmin, Amax, # state vars, constraints & beh choice (vars we will for loop over)
                  E, q, a, Alpha, d[i], v, f, g, c, j, Bu, Bw, M, m, y, P, z, # vars in functions
                  ya, yn, yo, dn0, Ba, Bn, Bo, ka, kn, # vars that vary by habitat (h.vec)
                  Ws, r, Smax, W, # vars for Terminal fitness function
                  Wstep.n, Wstep, tmax, seeds, F.vec, N)
  
  colnames(OUT) <- c("Wstart", "Beh", "p", "h", "p.tot", "S.cum.riv", "G.riv", "G.ocean", "dur", "Fit")
  
  OUT$param_value <- rep(d[i], length(OUT$Wstart)) # add column with seeds value for that iteration.
  OUT$param_name <- rep("d", length(OUT$Wstart))
  OUT$baseline <- rep("habitat_hypoth", length(OUT$Wstart))
  
  OUT.SUM2[[i]] <- OUT
  
} # end loop.

DF.SUM2<-ldply(OUT.SUM2, as.vector)

# Rbind rows.
DF.ALL <- rbind(DF.ALL, DF.SUM2)


# Export csv file!!!!
write.csv(DF.ALL, "iterate_sum_null_and_hab.csv")
